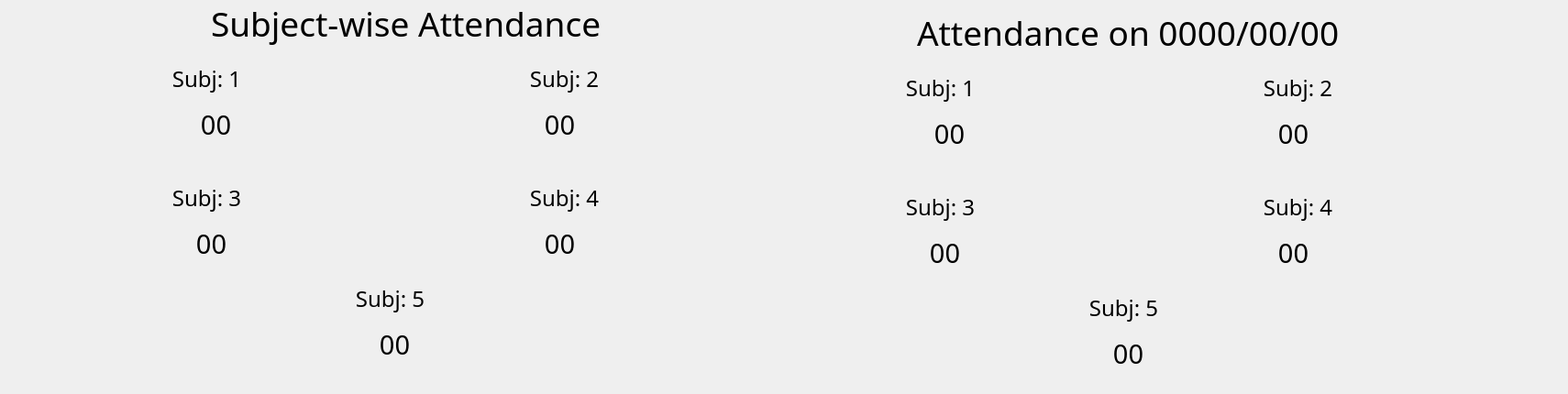
                  <widget class="QWidget" name="d_2" native="true">
                   <widget class="QWidget" name="widget_7" native="true">
                    <property name="geometry">
                     <rect>
                      <x>0</x>
                      <y>0</y>
                      <width>821</width>
                      <height>421</height>
                     </rect>
                    </property>
                    <widget class="QLabel" name="subattd">
                     <property name="geometry">
                      <rect>
                       <x>230</x>
                       <y>0</y>
                       <width>441</width>
                       <height>51</height>
                      </rect>
                     </property>
                     <property name="font">
                      <font>
                       <family>Maiandra GD</family>
                       <pointsize>28</pointsize>
                      </font>
                     </property>
                     <property name="text">
                      <string>Subject-wise Attendance</string>
                     </property>
                    </widget>
                    <widget class="QLabel" name="Subj1_6">
                     <property name="geometry">
                      <rect>
                       <x>40</x>
                       <y>60</y>
                       <width>371</width>
                       <height>51</height>
                      </rect>
                     </property>
                     <property name="font">
                      <font>
                       <family>Maiandra GD</family>
                       <pointsize>18</pointsize>
                      </font>
                     </property>
                     <property name="text">
                      <string>Subj: 1</string>
                     </property>
                     <property name="alignment">
                      <set>Qt::AlignCenter</set>
                     </property>
                    </widget>
                    <widget class="QWidget" name="Sub1" native="true">
                     <property name="geometry">
                      <rect>
                       <x>160</x>
                       <y>110</y>
                       <width>141</width>
                       <height>51</height>
                      </rect>
                     </property>
                     <property name="sizePolicy">
                      <sizepolicy hsizetype="Fixed" vsizetype="Fixed">
                       <horstretch>0</horstretch>
                       <verstretch>0</verstretch>
                      </sizepolicy>
                     </property>
                     <property name="minimumSize">
                      <size>
                       <width>100</width>
                       <height>0</height>
                      </size>
                     </property>
                     <property name="maximumSize">
                      <size>
                       <width>300</width>
                       <height>100</height>
                      </size>
                     </property>
                     <widget class="QLabel" name="s1">
                      <property name="geometry">
                       <rect>
                        <x>10</x>
                        <y>0</y>
                        <width>131</width>
                        <height>51</height>
                       </rect>
                      </property>
                      <property name="font">
                       <font>
                        <family>Maiandra GD</family>
                        <pointsize>22</pointsize>
                       </font>
                      </property>
                      <property name="text">
                       <string>00</string>
                      </property>
                      <property name="alignment">
                       <set>Qt::AlignCenter</set>
                      </property>
                     </widget>
                    </widget>
                    <widget class="QLabel" name="Subj2">
                     <property name="geometry">
                      <rect>
                       <x>410</x>
                       <y>60</y>
                       <width>411</width>
                       <height>51</height>
                      </rect>
                     </property>
                     <property name="font">
                      <font>
                       <family>Maiandra GD</family>
                       <pointsize>18</pointsize>
                      </font>
                     </property>
                     <property name="text">
                      <string>Subj: 2</string>
                     </property>
                     <property name="alignment">
                      <set>Qt::AlignCenter</set>
                     </property>
                    </widget>
                    <widget class="QLabel" name="Subj4">
                     <property name="geometry">
                      <rect>
                       <x>410</x>
                       <y>190</y>
                       <width>411</width>
                       <height>51</height>
                      </rect>
                     </property>
                     <property name="font">
                      <font>
                       <family>Maiandra GD</family>
                       <pointsize>18</pointsize>
                      </font>
                     </property>
                     <property name="text">
                      <string>Subj: 4</string>
                     </property>
                     <property name="alignment">
                      <set>Qt::AlignCenter</set>
                     </property>
                    </widget>
                    <widget class="QLabel" name="Subj3">
                     <property name="geometry">
                      <rect>
                       <x>40</x>
                       <y>190</y>
                       <width>371</width>
                       <height>51</height>
                      </rect>
                     </property>
                     <property name="font">
                      <font>
                       <family>Maiandra GD</family>
                       <pointsize>18</pointsize>
                      </font>
                     </property>
                     <property name="text">
                      <string>Subj: 3</string>
                     </property>
                     <property name="alignment">
                      <set>Qt::AlignCenter</set>
                     </property>
                    </widget>
                    <widget class="QWidget" name="Sub2" native="true">
                     <property name="geometry">
                      <rect>
                       <x>540</x>
                       <y>110</y>
                       <width>141</width>
                       <height>51</height>
                      </rect>
                     </property>
                     <property name="sizePolicy">
                      <sizepolicy hsizetype="Fixed" vsizetype="Fixed">
                       <horstretch>0</horstretch>
                       <verstretch>0</verstretch>
                      </sizepolicy>
                     </property>
                     <property name="minimumSize">
                      <size>
                       <width>100</width>
                       <height>0</height>
                      </size>
                     </property>
                     <property name="maximumSize">
                      <size>
                       <width>300</width>
                       <height>100</height>
                      </size>
                     </property>
                     <widget class="QLabel" name="s2">
                      <property name="geometry">
                       <rect>
                        <x>0</x>
                        <y>0</y>
                        <width>141</width>
                        <height>51</height>
                       </rect>
                      </property>
                      <property name="font">
                       <font>
                        <family>Maiandra GD</family>
                        <pointsize>22</pointsize>
                       </font>
                      </property>
                      <property name="text">
                       <string>00</string>
                      </property>
                      <property name="alignment">
                       <set>Qt::AlignCenter</set>
                      </property>
                     </widget>
                    </widget>
                    <widget class="QWidget" name="Sub3" native="true">
                     <property name="geometry">
                      <rect>
                       <x>160</x>
                       <y>240</y>
                       <width>141</width>
                       <height>51</height>
                      </rect>
                     </property>
                     <property name="sizePolicy">
                      <sizepolicy hsizetype="Fixed" vsizetype="Fixed">
                       <horstretch>0</horstretch>
                       <verstretch>0</verstretch>
                      </sizepolicy>
                     </property>
                     <property name="minimumSize">
                      <size>
                       <width>100</width>
                       <height>0</height>
                      </size>
                     </property>
                     <property name="maximumSize">
                      <size>
                       <width>300</width>
                       <height>100</height>
                      </size>
                     </property>
                     <widget class="QLabel" name="s3">
                      <property name="geometry">
                       <rect>
                        <x>0</x>
                        <y>0</y>
                        <width>141</width>
                        <height>51</height>
                       </rect>
                      </property>
                      <property name="font">
                       <font>
                        <family>Maiandra GD</family>
                        <pointsize>22</pointsize>
                       </font>
                      </property>
                      <property name="text">
                       <string>00</string>
                      </property>
                      <property name="alignment">
                       <set>Qt::AlignCenter</set>
                      </property>
                     </widget>
                    </widget>
                    <widget class="QWidget" name="Sub4" native="true">
                     <property name="geometry">
                      <rect>
                       <x>540</x>
                       <y>240</y>
                       <width>141</width>
                       <height>51</height>
                      </rect>
                     </property>
                     <property name="sizePolicy">
                      <sizepolicy hsizetype="Fixed" vsizetype="Fixed">
                       <horstretch>0</horstretch>
                       <verstretch>0</verstretch>
                      </sizepolicy>
                     </property>
                     <property name="minimumSize">
                      <size>
                       <width>100</width>
                       <height>0</height>
                      </size>
                     </property>
                     <property name="maximumSize">
                      <size>
                       <width>300</width>
                       <height>100</height>
                      </size>
                     </property>
                     <widget class="QLabel" name="s4">
                      <property name="geometry">
                       <rect>
                        <x>0</x>
                        <y>0</y>
                        <width>141</width>
                        <height>51</height>
                       </rect>
                      </property>
                      <property name="font">
                       <font>
                        <family>Maiandra GD</family>
                        <pointsize>22</pointsize>
                       </font>
                      </property>
                      <property name="text">
                       <string>00</string>
                      </property>
                      <property name="alignment">
                       <set>Qt::AlignCenter</set>
                      </property>
                     </widget>
                    </widget>
                    <widget class="QLabel" name="Subj5">
                     <property name="geometry">
                      <rect>
                       <x>240</x>
                       <y>300</y>
                       <width>371</width>
                       <height>51</height>
                      </rect>
                     </property>
                     <property name="font">
                      <font>
                       <family>Maiandra GD</family>
                       <pointsize>18</pointsize>
                      </font>
                     </property>
                     <property name="text">
                      <string>Subj: 5</string>
                     </property>
                     <property name="alignment">
                      <set>Qt::AlignCenter</set>
                     </property>
                    </widget>
                    <widget class="QWidget" name="Sub5" native="true">
                     <property name="geometry">
                      <rect>
                       <x>360</x>
                       <y>350</y>
                       <width>141</width>
                       <height>51</height>
                      </rect>
                     </property>
                     <property name="sizePolicy">
                      <sizepolicy hsizetype="Fixed" vsizetype="Fixed">
                       <horstretch>0</horstretch>
                       <verstretch>0</verstretch>
                      </sizepolicy>
                     </property>
                     <property name="minimumSize">
                      <size>
                       <width>100</width>
                       <height>0</height>
                      </size>
                     </property>
                     <property name="maximumSize">
                      <size>
                       <width>300</width>
                       <height>100</height>
                      </size>
                     </property>
                     <widget class="QLabel" name="s5">
                      <property name="geometry">
                       <rect>
                        <x>0</x>
                        <y>0</y>
                        <width>141</width>
                        <height>51</height>
                       </rect>
                      </property>
                      <property name="font">
                       <font>
                        <family>Maiandra GD</family>
                        <pointsize>22</pointsize>
                       </font>
                      </property>
                      <property name="text">
                       <string>00</string>
                      </property>
                      <property name="alignment">
                       <set>Qt::AlignCenter</set>
                      </property>
                     </widget>
                    </widget>
                   </widget>
                   <widget class="QWidget" name="widget_9" native="true">
                    <property name="geometry">
                     <rect>
                      <x>830</x>
                      <y>0</y>
                      <width>871</width>
                      <height>421</height>
                     </rect>
                    </property>
                    <widget class="QLabel" name="Tname_4">
                     <property name="geometry">
                      <rect>
                       <x>170</x>
                       <y>10</y>
                       <width>461</width>
                       <height>51</height>
                      </rect>
                     </property>
                     <property name="font">
                      <font>
                       <family>Maiandra GD</family>
                       <pointsize>28</pointsize>
                      </font>
                     </property>
                     <property name="text">
                      <string>Attendance on 0000/00/00</string>
                     </property>
                    </widget>
                    <widget class="QWidget" name="Sub1_2" native="true">
                     <property name="geometry">
                      <rect>
                       <x>130</x>
                       <y>120</y>
                       <width>141</width>
                       <height>51</height>
                      </rect>
                     </property>
                     <property name="sizePolicy">
                      <sizepolicy hsizetype="Fixed" vsizetype="Fixed">
                       <horstretch>0</horstretch>
                       <verstretch>0</verstretch>
                      </sizepolicy>
                     </property>
                     <property name="minimumSize">
                      <size>
                       <width>100</width>
                       <height>0</height>
                      </size>
                     </property>
                     <property name="maximumSize">
                      <size>
                       <width>300</width>
                       <height>100</height>
                      </size>
                     </property>
                     <widget class="QLabel" name="s1_2">
                      <property name="geometry">
                       <rect>
                        <x>10</x>
                        <y>0</y>
                        <width>131</width>
                        <height>51</height>
                       </rect>
                      </property>
                      <property name="font">
                       <font>
                        <family>Maiandra GD</family>
                        <pointsize>22</pointsize>
                       </font>
                      </property>
                      <property name="text">
                       <string>00</string>
                      </property>
                      <property name="alignment">
                       <set>Qt::AlignCenter</set>
                      </property>
                     </widget>
                    </widget>
                    <widget class="QLabel" name="Subj3_2">
                     <property name="geometry">
                      <rect>
                       <x>10</x>
                       <y>200</y>
                       <width>371</width>
                       <height>51</height>
                      </rect>
                     </property>
                     <property name="font">
                      <font>
                       <family>Maiandra GD</family>
                       <pointsize>18</pointsize>
                      </font>
                     </property>
                     <property name="text">
                      <string>Subj: 3</string>
                     </property>
                     <property name="alignment">
                      <set>Qt::AlignCenter</set>
                     </property>
                    </widget>
                    <widget class="QLabel" name="Subj5_2">
                     <property name="geometry">
                      <rect>
                       <x>210</x>
                       <y>310</y>
                       <width>371</width>
                       <height>51</height>
                      </rect>
                     </property>
                     <property name="font">
                      <font>
                       <family>Maiandra GD</family>
                       <pointsize>18</pointsize>
                      </font>
                     </property>
                     <property name="text">
                      <string>Subj: 5</string>
                     </property>
                     <property name="alignment">
                      <set>Qt::AlignCenter</set>
                     </property>
                    </widget>
                    <widget class="QWidget" name="Sub5_2" native="true">
                     <property name="geometry">
                      <rect>
                       <x>330</x>
                       <y>360</y>
                       <width>141</width>
                       <height>51</height>
                      </rect>
                     </property>
                     <property name="sizePolicy">
                      <sizepolicy hsizetype="Fixed" vsizetype="Fixed">
                       <horstretch>0</horstretch>
                       <verstretch>0</verstretch>
                      </sizepolicy>
                     </property>
                     <property name="minimumSize">
                      <size>
                       <width>100</width>
                       <height>0</height>
                      </size>
                     </property>
                     <property name="maximumSize">
                      <size>
                       <width>300</width>
                       <height>100</height>
                      </size>
                     </property>
                     <widget class="QLabel" name="s5_2">
                      <property name="geometry">
                       <rect>
                        <x>0</x>
                        <y>0</y>
                        <width>141</width>
                        <height>51</height>
                       </rect>
                      </property>
                      <property name="font">
                       <font>
                        <family>Maiandra GD</family>
                        <pointsize>22</pointsize>
                       </font>
                      </property>
                      <property name="text">
                       <string>00</string>
                      </property>
                      <property name="alignment">
                       <set>Qt::AlignCenter</set>
                      </property>
                     </widget>
                    </widget>
                    <widget class="QLabel" name="Subj2_2">
                     <property name="geometry">
                      <rect>
                       <x>380</x>
                       <y>70</y>
                       <width>411</width>
                       <height>51</height>
                      </rect>
                     </property>
                     <property name="font">
                      <font>
                       <family>Maiandra GD</family>
                       <pointsize>18</pointsize>
                      </font>
                     </property>
                     <property name="text">
                      <string>Subj: 2</string>
                     </property>
                     <property name="alignment">
                      <set>Qt::AlignCenter</set>
                     </property>
                    </widget>
                    <widget class="QWidget" name="Sub3_2" native="true">
                     <property name="geometry">
                      <rect>
                       <x>130</x>
                       <y>250</y>
                       <width>141</width>
                       <height>51</height>
                      </rect>
                     </property>
                     <property name="sizePolicy">
                      <sizepolicy hsizetype="Fixed" vsizetype="Fixed">
                       <horstretch>0</horstretch>
                       <verstretch>0</verstretch>
                      </sizepolicy>
                     </property>
                     <property name="minimumSize">
                      <size>
                       <width>100</width>
                       <height>0</height>
                      </size>
                     </property>
                     <property name="maximumSize">
                      <size>
                       <width>300</width>
                       <height>100</height>
                      </size>
                     </property>
                     <widget class="QLabel" name="s3_2">
                      <property name="geometry">
                       <rect>
                        <x>0</x>
                        <y>0</y>
                        <width>141</width>
                        <height>51</height>
                       </rect>
                      </property>
                      <property name="font">
                       <font>
                        <family>Maiandra GD</family>
                        <pointsize>22</pointsize>
                       </font>
                      </property>
                      <property name="text">
                       <string>00</string>
                      </property>
                      <property name="alignment">
                       <set>Qt::AlignCenter</set>
                      </property>
                     </widget>
                    </widget>
                    <widget class="QWidget" name="Sub2_5" native="true">
                     <property name="geometry">
                      <rect>
                       <x>510</x>
                       <y>120</y>
                       <width>141</width>
                       <height>51</height>
                      </rect>
                     </property>
                     <property name="sizePolicy">
                      <sizepolicy hsizetype="Fixed" vsizetype="Fixed">
                       <horstretch>0</horstretch>
                       <verstretch>0</verstretch>
                      </sizepolicy>
                     </property>
                     <property name="minimumSize">
                      <size>
                       <width>100</width>
                       <height>0</height>
                      </size>
                     </property>
                     <property name="maximumSize">
                      <size>
                       <width>300</width>
                       <height>100</height>
                      </size>
                     </property>
                     <widget class="QLabel" name="s2_2">
                      <property name="geometry">
                       <rect>
                        <x>0</x>
                        <y>0</y>
                        <width>141</width>
                        <height>51</height>
                       </rect>
                      </property>
                      <property name="font">
                       <font>
                        <family>Maiandra GD</family>
                        <pointsize>22</pointsize>
                       </font>
                      </property>
                      <property name="text">
                       <string>00</string>
                      </property>
                      <property name="alignment">
                       <set>Qt::AlignCenter</set>
                      </property>
                     </widget>
                    </widget>
                    <widget class="QLabel" name="Subj1_5">
                     <property name="geometry">
                      <rect>
                       <x>10</x>
                       <y>70</y>
                       <width>371</width>
                       <height>51</height>
                      </rect>
                     </property>
                     <property name="font">
                      <font>
                       <family>Maiandra GD</family>
                       <pointsize>18</pointsize>
                      </font>
                     </property>
                     <property name="text">
                      <string>Subj: 1</string>
                     </property>
                     <property name="alignment">
                      <set>Qt::AlignCenter</set>
                     </property>
                    </widget>
                    <widget class="QLabel" name="Subj4_2">
                     <property name="geometry">
                      <rect>
                       <x>380</x>
                       <y>200</y>
                       <width>411</width>
                       <height>51</height>
                      </rect>
                     </property>
                     <property name="font">
                      <font>
                       <family>Maiandra GD</family>
                       <pointsize>18</pointsize>
                      </font>
                     </property>
                     <property name="text">
                      <string>Subj: 4</string>
                     </property>
                     <property name="alignment">
                      <set>Qt::AlignCenter</set>
                     </property>
                    </widget>
                    <widget class="QWidget" name="Sub4_2" native="true">
                     <property name="geometry">
                      <rect>
                       <x>510</x>
                       <y>250</y>
                       <width>141</width>
                       <height>51</height>
                      </rect>
                     </property>
                     <property name="sizePolicy">
                      <sizepolicy hsizetype="Fixed" vsizetype="Fixed">
                       <horstretch>0</horstretch>
                       <verstretch>0</verstretch>
                      </sizepolicy>
                     </property>
                     <property name="minimumSize">
                      <size>
                       <width>100</width>
                       <height>0</height>
                      </size>
                     </property>
                     <property name="maximumSize">
                      <size>
                       <width>300</width>
                       <height>100</height>
                      </size>
                     </property>
                     <widget class="QLabel" name="s4_2">
                      <property name="geometry">
                       <rect>
                        <x>0</x>
                        <y>0</y>
                        <width>141</width>
                        <height>51</height>
                       </rect>
                      </property>
                      <property name="font">
                       <font>
                        <family>Maiandra GD</family>
                        <pointsize>22</pointsize>
                       </font>
                      </property>
                      <property name="text">
                       <string>00</string>
                      </property>
                      <property name="alignment">
                       <set>Qt::AlignCenter</set>
                      </property>
                     </widget>
                    </widget>
                   </widget>
                  </widget>
